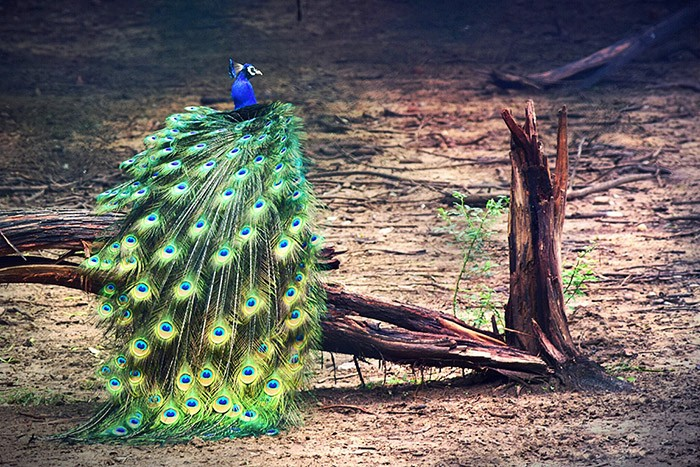
#> input picture peacock.jpeg, 700 x 467 px
$ python algo.py
#> lines starting #> are read from the running program, lines starting #| are printed output that depends on the picture
import cv2
import matplotlib.pyplot as plt
import numpy as np
from sklearn.cluster import KMeans

# Load the image
image = cv2.imread('peacock.jpeg')
#> image is the input picture: shape (467, 700, 3); mean B, G, R 98.7, 105.4, 109.9

# Convert BGR to RGB for proper visualization
rgb = cv2.cvtColor(image, cv2.COLOR_BGR2RGB)

# Display the original image
plt.figure(figsize=(8, 6))
plt.subplot(1, 2, 1)
plt.title('Original Image')
plt.imshow(rgb)
plt.axis('off')

# Reshape and prepare data for clustering
p_val = rgb.reshape((-1, 3))
p_val = np.float32(p_val)

# Get the number of clusters from user input
k = int(input("Enter the number of clusters (k): "))
#> the answer given: 3

# Perform K-means clustering
kmeans = KMeans(n_clusters=k, random_state=0)
kmeans.fit(p_val)

# Get the labels and cluster centers
labels = kmeans.predict(p_val)
centers = kmeans.cluster_centers_
centers = np.uint8(centers)

# Reshape the image based on the labels
img = centers[labels].reshape(rgb.shape)
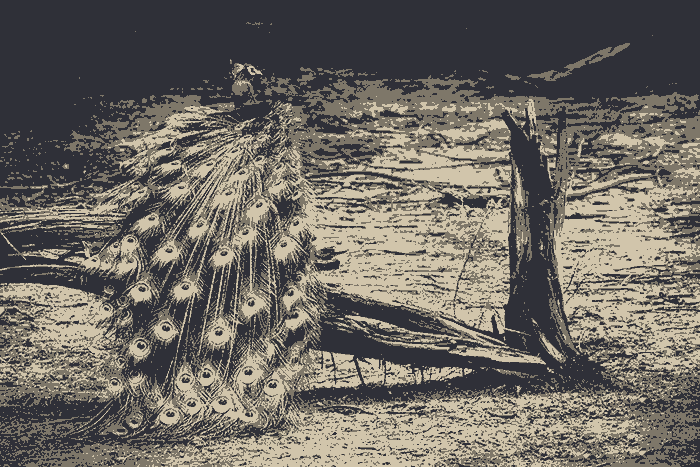
#> img: shape (467, 700, 3); mean R, G, B 109.3, 104.8, 98.1

# Display the segmented image
plt.subplot(1, 2, 2)
plt.title(f'Segmented Image (k={k})')
plt.imshow(img)
plt.axis('off')

# Show the figure with the original and segmented images
plt.tight_layout()
plt.show()
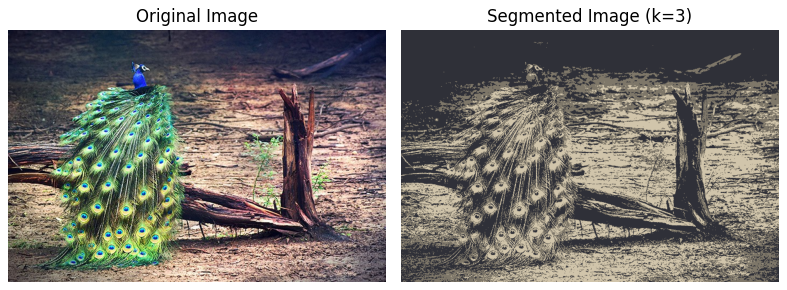
#> figure drawn by matplotlib, 2 panels


import cv2
import matplotlib.pyplot as plt
import numpy as np
from sklearn.cluster import KMeans

# Load the image
image = cv2.imread('peacock.jpeg')

# Convert BGR to RGB for proper visualization
rgb = cv2.cvtColor(image, cv2.COLOR_BGR2RGB)

# Display the original image
plt.figure(figsize=(10, 6))
plt.subplot(1, 2, 1)
plt.title('Original Image')
plt.imshow(rgb)
plt.axis('off')

# Reshape and prepare data for clustering
p_val = rgb.reshape((-1, 3))
p_val = np.float32(p_val)

# Get the number of clusters from user input
k = int(input("Enter the number of clusters (k): "))
#> the answer given: 3

# Perform K-means clustering
kmeans = KMeans(n_clusters=k, random_state=0)
kmeans.fit(p_val)

# Get the labels and cluster centers
labels = kmeans.predict(p_val)
centers = kmeans.cluster_centers_
centers = np.uint8(centers)

# Calculate the percentage of segmentation achieved for each cluster
segmentation_percentages = []
total_pixels = p_val.shape[0]
#> total_pixels = 326900
for cluster in range(k):
    cluster_pixels = np.sum(labels == cluster)
    percentage = (cluster_pixels / total_pixels) * 100
    segmentation_percentages.append(percentage)
#> this loop made 3 passes
#> (cluster_pixels, percentage) on passes 1 to 3: (94764, 28.99), (79425, 24.3), (152711, 46.71)
#> after the loop, segmentation_percentages = [28.99, 24.3, 46.71]

# Reshape the image based on the labels
img = centers[labels].reshape(rgb.shape)

# Display the segmented image
plt.subplot(1, 2, 2)
plt.title(f'Segmented Image (k={k})')
plt.imshow(img)
plt.axis('off')

# Show the figure with the original and segmented images
plt.tight_layout()
plt.show()
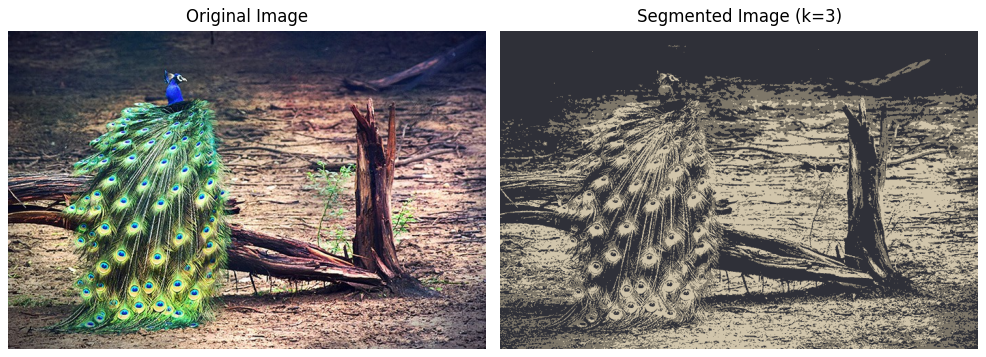
#> figure drawn by matplotlib, 2 panels

# Plot the percentage of segmentation achieved for each cluster
plt.figure(figsize=(8, 4))
plt.bar(range(k), segmentation_percentages, color='blue')
plt.xlabel('Cluster')
plt.ylabel('Segmentation Percentage')
plt.title('Segmentation Percentage per Cluster')
plt.xticks(range(k))
plt.show()
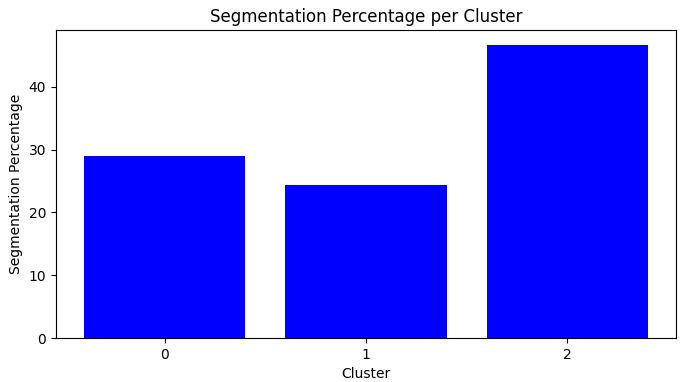
#> figure drawn by matplotlib, 1 panel; tallest bar 46.71 high, from x = 1.6 to 2.4
